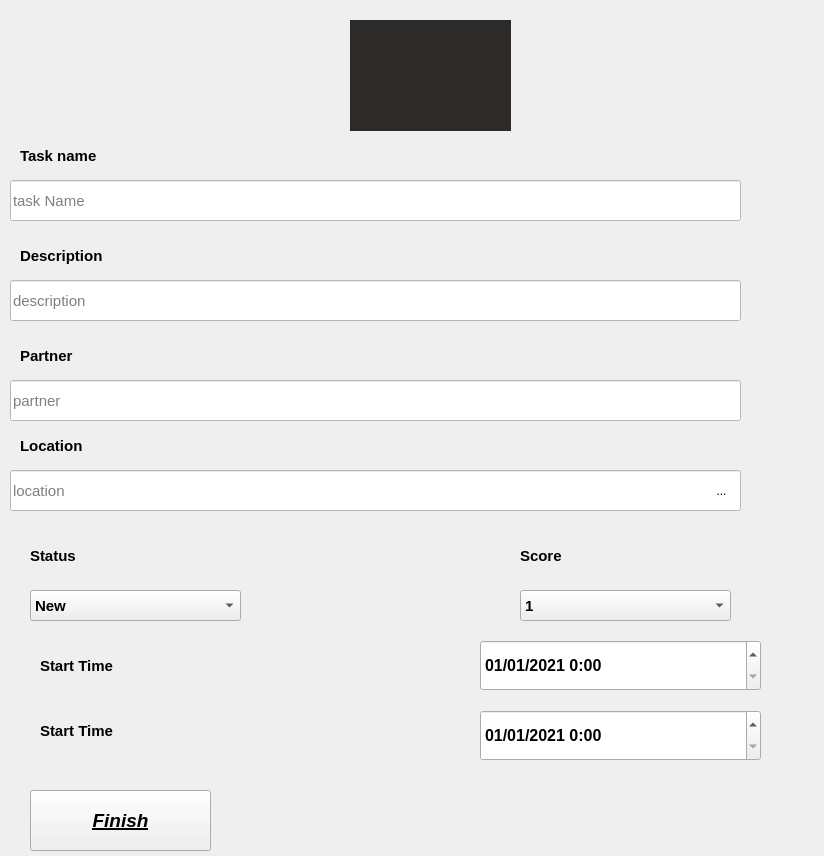
<?xml version="1.0" encoding="UTF-8"?>
<!--Edit Tasks-->
<ui version="4.0">
 <class>Form</class>
 <widget class="QWidget" name="Form">
  <property name="geometry">
   <rect>
    <x>0</x>
    <y>0</y>
    <width>824</width>
    <height>856</height>
   </rect>
  </property>
  <property name="minimumSize">
   <size>
    <width>824</width>
    <height>856</height>
   </size>
  </property>
  <property name="windowTitle">
   <string>Form</string>
  </property>
  <property name="styleSheet">
   <string notr="true"/>
  </property>
  <widget class="QLineEdit" name="partner_Edit_3">
   <property name="geometry">
    <rect>
     <x>10</x>
     <y>380</y>
     <width>731</width>
     <height>41</height>
    </rect>
   </property>
   <property name="font">
    <font>
     <family>MS Shell Dlg 2</family>
     <pointsize>11</pointsize>
     <weight>9</weight>
     <italic>false</italic>
     <bold>false</bold>
    </font>
   </property>
   <property name="styleSheet">
    <string notr="true">background-color: rgb(255, 255, 255);
font: 75 11pt &quot;MS Shell Dlg 2&quot;;
color:rgb(0, 0, 0);</string>
   </property>
   <property name="text">
    <string/>
   </property>
   <property name="placeholderText">
    <string>partner</string>
   </property>
  </widget>
  <widget class="QComboBox" name="comboBox">
   <property name="geometry">
    <rect>
     <x>30</x>
     <y>590</y>
     <width>211</width>
     <height>31</height>
    </rect>
   </property>
   <property name="font">
    <font>
     <pointsize>11</pointsize>
     <weight>75</weight>
     <bold>true</bold>
    </font>
   </property>
   <property name="styleSheet">
    <string notr="true">/*color:rgb(255, 255, 255);*/
color: rgb(0, 0, 0);</string>
   </property>
   <item>
    <property name="text">
     <string>New</string>
    </property>
   </item>
   <item>
    <property name="text">
     <string>Done</string>
    </property>
   </item>
  </widget>
  <widget class="QComboBox" name="comboBox_2">
   <property name="geometry">
    <rect>
     <x>520</x>
     <y>590</y>
     <width>211</width>
     <height>31</height>
    </rect>
   </property>
   <property name="font">
    <font>
     <pointsize>11</pointsize>
     <weight>75</weight>
     <bold>true</bold>
    </font>
   </property>
   <property name="styleSheet">
    <string notr="true">/*color:rgb(255, 255, 255);*/
color: rgb(0, 0, 0);</string>
   </property>
   <item>
    <property name="text">
     <string>1</string>
    </property>
   </item>
   <item>
    <property name="text">
     <string>2</string>
    </property>
   </item>
   <item>
    <property name="text">
     <string>3</string>
    </property>
   </item>
   <item>
    <property name="text">
     <string>4</string>
    </property>
   </item>
   <item>
    <property name="text">
     <string>5</string>
    </property>
   </item>
  </widget>
  <widget class="QLabel" name="label_15">
   <property name="geometry">
    <rect>
     <x>520</x>
     <y>540</y>
     <width>201</width>
     <height>31</height>
    </rect>
   </property>
   <property name="font">
    <font>
     <pointsize>11</pointsize>
     <weight>75</weight>
     <bold>true</bold>
    </font>
   </property>
   <property name="styleSheet">
    <string notr="true">/*color:rgb(255, 255, 255);*/
color: rgb(0, 0, 0);</string>
   </property>
   <property name="text">
    <string>Score</string>
   </property>
  </widget>
  <widget class="QLineEdit" name="partner_Edit">
   <property name="geometry">
    <rect>
     <x>10</x>
     <y>180</y>
     <width>731</width>
     <height>41</height>
    </rect>
   </property>
   <property name="font">
    <font>
     <family>MS Shell Dlg 2</family>
     <pointsize>11</pointsize>
     <weight>9</weight>
     <italic>false</italic>
     <bold>false</bold>
    </font>
   </property>
   <property name="styleSheet">
    <string notr="true">background-color: rgb(255, 255, 255);
font: 75 11pt &quot;MS Shell Dlg 2&quot;;
color:rgb(0, 0, 0);</string>
   </property>
   <property name="placeholderText">
    <string>task Name</string>
   </property>
  </widget>
  <widget class="QLabel" name="label_13">
   <property name="geometry">
    <rect>
     <x>20</x>
     <y>340</y>
     <width>201</width>
     <height>31</height>
    </rect>
   </property>
   <property name="font">
    <font>
     <pointsize>11</pointsize>
     <weight>75</weight>
     <bold>true</bold>
    </font>
   </property>
   <property name="styleSheet">
    <string notr="true">/*color:rgb(255, 255, 255);*/
color: rgb(0, 0, 0);</string>
   </property>
   <property name="text">
    <string>Partner</string>
   </property>
  </widget>
  <widget class="QLabel" name="label_11">
   <property name="geometry">
    <rect>
     <x>20</x>
     <y>140</y>
     <width>201</width>
     <height>31</height>
    </rect>
   </property>
   <property name="font">
    <font>
     <pointsize>11</pointsize>
     <weight>75</weight>
     <bold>true</bold>
    </font>
   </property>
   <property name="styleSheet">
    <string notr="true">/*color:rgb(255, 255, 255);*/
color: rgb(0, 0, 0);</string>
   </property>
   <property name="text">
    <string>Task name</string>
   </property>
  </widget>
  <widget class="QLineEdit" name="partner_Edit_2">
   <property name="geometry">
    <rect>
     <x>10</x>
     <y>280</y>
     <width>731</width>
     <height>41</height>
    </rect>
   </property>
   <property name="font">
    <font>
     <family>MS Shell Dlg 2</family>
     <pointsize>11</pointsize>
     <weight>9</weight>
     <italic>false</italic>
     <bold>false</bold>
    </font>
   </property>
   <property name="styleSheet">
    <string notr="true">background-color: rgb(255, 255, 255);
font: 75 11pt &quot;MS Shell Dlg 2&quot;;
color:rgb(0, 0, 0);</string>
   </property>
   <property name="placeholderText">
    <string>description</string>
   </property>
  </widget>
  <widget class="QLabel" name="label_12">
   <property name="geometry">
    <rect>
     <x>20</x>
     <y>240</y>
     <width>201</width>
     <height>31</height>
    </rect>
   </property>
   <property name="font">
    <font>
     <pointsize>11</pointsize>
     <weight>75</weight>
     <bold>true</bold>
    </font>
   </property>
   <property name="styleSheet">
    <string notr="true">/*color:rgb(255, 255, 255);*/
color: rgb(0, 0, 0);</string>
   </property>
   <property name="text">
    <string>Description</string>
   </property>
  </widget>
  <widget class="QLabel" name="label_18">
   <property name="geometry">
    <rect>
     <x>30</x>
     <y>540</y>
     <width>201</width>
     <height>31</height>
    </rect>
   </property>
   <property name="font">
    <font>
     <pointsize>11</pointsize>
     <weight>75</weight>
     <bold>true</bold>
    </font>
   </property>
   <property name="styleSheet">
    <string notr="true">/*color:rgb(255, 255, 255);*/
color: rgb(0, 0, 0);</string>
   </property>
   <property name="text">
    <string>Status</string>
   </property>
  </widget>
  <widget class="QLineEdit" name="partner_Edit_4">
   <property name="geometry">
    <rect>
     <x>10</x>
     <y>470</y>
     <width>731</width>
     <height>41</height>
    </rect>
   </property>
   <property name="font">
    <font>
     <family>MS Shell Dlg 2</family>
     <pointsize>11</pointsize>
     <weight>9</weight>
     <italic>false</italic>
     <bold>false</bold>
    </font>
   </property>
   <property name="styleSheet">
    <string notr="true">background-color: rgb(255, 255, 255);
font: 75 11pt &quot;MS Shell Dlg 2&quot;;
color:rgb(0, 0, 0);</string>
   </property>
   <property name="text">
    <string/>
   </property>
   <property name="placeholderText">
    <string>location</string>
   </property>
  </widget>
  <widget class="QLabel" name="label_14">
   <property name="geometry">
    <rect>
     <x>20</x>
     <y>430</y>
     <width>201</width>
     <height>31</height>
    </rect>
   </property>
   <property name="font">
    <font>
     <pointsize>11</pointsize>
     <weight>75</weight>
     <bold>true</bold>
    </font>
   </property>
   <property name="styleSheet">
    <string notr="true">/*color:rgb(255, 255, 255);*/
color: rgb(0, 0, 0);</string>
   </property>
   <property name="text">
    <string>Location</string>
   </property>
  </widget>
  <widget class="QLabel" name="label_16">
   <property name="geometry">
    <rect>
     <x>40</x>
     <y>650</y>
     <width>201</width>
     <height>31</height>
    </rect>
   </property>
   <property name="font">
    <font>
     <pointsize>11</pointsize>
     <weight>75</weight>
     <bold>true</bold>
    </font>
   </property>
   <property name="styleSheet">
    <string notr="true">/*color:rgb(255, 255, 255);*/
color: rgb(0, 0, 0);</string>
   </property>
   <property name="text">
    <string>Start Time</string>
   </property>
  </widget>
  <widget class="QLabel" name="label_17">
   <property name="geometry">
    <rect>
     <x>40</x>
     <y>710</y>
     <width>201</width>
     <height>41</height>
    </rect>
   </property>
   <property name="font">
    <font>
     <pointsize>11</pointsize>
     <weight>75</weight>
     <bold>true</bold>
    </font>
   </property>
   <property name="styleSheet">
    <string notr="true">/*color:rgb(255, 255, 255);*/
color: rgb(0, 0, 0);</string>
   </property>
   <property name="text">
    <string>Start Time</string>
   </property>
  </widget>
  <widget class="QDateTimeEdit" name="endTimeE_dit">
   <property name="geometry">
    <rect>
     <x>480</x>
     <y>710</y>
     <width>281</width>
     <height>51</height>
    </rect>
   </property>
   <property name="font">
    <font>
     <pointsize>12</pointsize>
     <weight>75</weight>
     <bold>true</bold>
    </font>
   </property>
   <property name="styleSheet">
    <string notr="true">/*color:rgb(255, 255, 255);*/
color: rgb(0, 0, 0);</string>
   </property>
   <property name="date">
    <date>
     <year>2021</year>
     <month>1</month>
     <day>1</day>
    </date>
   </property>
   <property name="displayFormat">
    <string>dd/MM/yyyy h:mm</string>
   </property>
  </widget>
  <widget class="QDateTimeEdit" name="start_Time_Edit">
   <property name="geometry">
    <rect>
     <x>480</x>
     <y>640</y>
     <width>281</width>
     <height>51</height>
    </rect>
   </property>
   <property name="font">
    <font>
     <pointsize>12</pointsize>
     <weight>75</weight>
     <bold>true</bold>
    </font>
   </property>
   <property name="styleSheet">
    <string notr="true">/*color:rgb(255, 255, 255);*/
color: rgb(0, 0, 0);</string>
   </property>
   <property name="date">
    <date>
     <year>2021</year>
     <month>1</month>
     <day>1</day>
    </date>
   </property>
   <property name="displayFormat">
    <string notr="true">dd/MM/yyyy h:mm </string>
   </property>
   <property name="timeSpec">
    <enum>Qt::LocalTime</enum>
   </property>
  </widget>
  <widget class="QPushButton" name="finish_Button_3">
   <property name="geometry">
    <rect>
     <x>30</x>
     <y>790</y>
     <width>181</width>
     <height>61</height>
    </rect>
   </property>
   <property name="font">
    <font>
     <pointsize>14</pointsize>
     <weight>75</weight>
     <italic>true</italic>
     <bold>true</bold>
     <underline>true</underline>
    </font>
   </property>
   <property name="styleSheet">
    <string notr="true">/*color:rgb(255, 255, 255);*/
color: rgb(0, 0, 0);
selection-color: rgb(255, 255, 255);
border-color: rgb(255, 255, 255);</string>
   </property>
   <property name="text">
    <string>Finish</string>
   </property>
  </widget>
  <widget class="QLabel" name="labelmg">
   <property name="geometry">
    <rect>
     <x>350</x>
     <y>20</y>
     <width>161</width>
     <height>111</height>
    </rect>
   </property>
   <property name="autoFillBackground">
    <bool>false</bool>
   </property>
   <property name="styleSheet">
    <string notr="true">
background-color: rgb(44, 43, 41);</string>
   </property>
   <property name="text">
    <string/>
   </property>
   <property name="pixmap">
    <pixmap>126286721-organize-and-edit-task.jpg</pixmap>
   </property>
   <property name="scaledContents">
    <bool>true</bool>
   </property>
  </widget>
  <widget class="QToolButton" name="toolButton">
   <property name="geometry">
    <rect>
     <x>696</x>
     <y>470</y>
     <width>51</width>
     <height>41</height>
    </rect>
   </property>
   <property name="text">
    <string>...</string>
   </property>
   <property name="iconSize">
    <size>
     <width>100</width>
     <height>100</height>
    </size>
   </property>
   <property name="autoRaise">
    <bool>true</bool>
   </property>
  </widget>
 </widget>
 <resources>
  <include location="test21.qrc"/>
 </resources>
 <connections/>
</ui>
